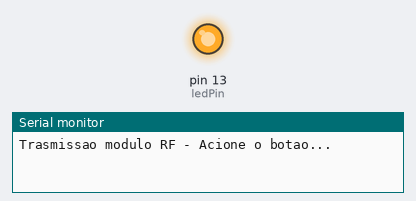
Bench run of a sketch on a simulated Arduino Uno, built with avr-gcc and run on an emulated ATmega328P. Shown: output pins drawn as LEDs (lit = HIGH), the last lines printed to the serial monitor. No radio packets arrive unless stated.

Above: at 0.03 s.
At 4.5 s:
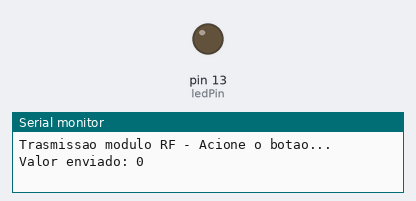
Timing chart, 0 to 11.8 s (numbered marks = the images above):
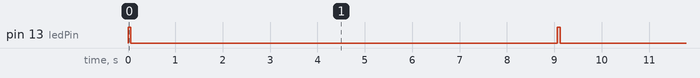

The sketch:

SniffEnvio.ino
```cpp
#include <VirtualWire.h>

const int ledPin = 13;
char Valor_CharMsg[4];

int estado;
void setup() {
  Serial.begin(9600);
  pinMode(ledPin,OUTPUT);
  //Pino ligado ao pino DATA do transmissor RF
  vw_set_tx_pin(2);
  //Velocidade de comunicacao (bits por segundo)
  vw_setup(5000);
  Serial.println("Trasmissao modulo RF - Acione o botao...");
}

void loop() {


      estado = 0;
      itoa(estado,Valor_CharMsg,10);
      //Liga o led da porta 13 para indicar envio dos dados
      digitalWrite(13, true);
      //Envio dos dados
      vw_send((uint8_t *)Valor_CharMsg, strlen(Valor_CharMsg));
      //Aguarda envio dos dados
      vw_wait_tx();
      //Desliga o led da porta 13 ao final da transmissao
      digitalWrite(13, false);
      Serial.print("Valor enviado: ");
      Serial.println(Valor_CharMsg);
      delay(9000);


      estado = 1;
      itoa(estado,Valor_CharMsg,10);
      //Liga o led da porta 13 para indicar envio dos dados
      digitalWrite(13, true);
      //Envio dos dados
      vw_send((uint8_t *)Valor_CharMsg, strlen(Valor_CharMsg));
      //Aguarda envio dos dados
      vw_wait_tx();
      //Desliga o led da porta 13 ao final da transmissao
      digitalWrite(13, false);
      Serial.print("Valor enviado: ");
      Serial.println(Valor_CharMsg);
    delay(9000);
}
```

Measured:
- by itself, pin 13 (ledPin): alternates HIGH for 0.06 s and LOW for 9.0 s
